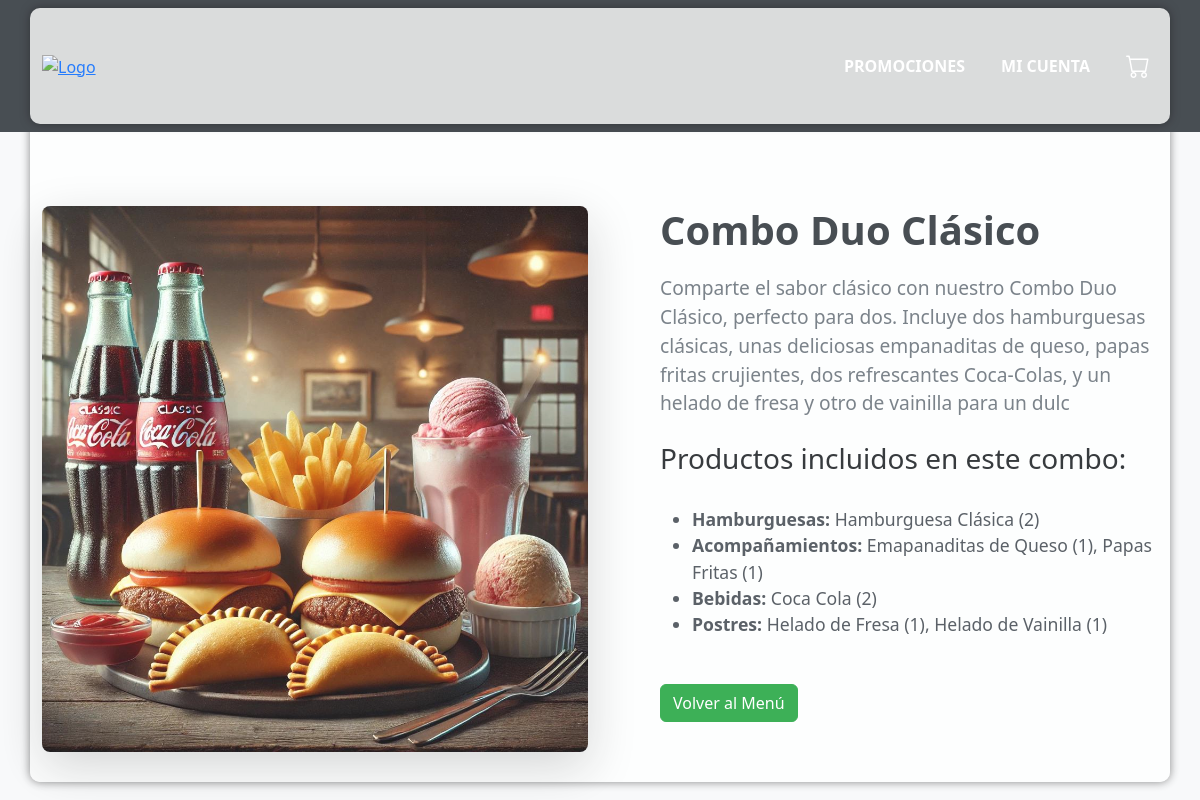
The app's page /index/detalle-producto.php?nombre=Combo+Duo+Clásico&tipo=combo with its own data.
### tables this page shows
CREATE TABLE `combo` (
  `id_combo` int(11) NOT NULL,
  `nombre_combo` varchar(100) DEFAULT NULL,
  `descripcion` varchar(255) DEFAULT NULL,
  `precio` int(11) DEFAULT NULL,
  `imagen` varchar(255) DEFAULT NULL
);

### index/detalle-producto.php (the view, shortened to what this page needs)
<?php
include '../includes/header.php';
$nombre_producto = isset($_GET['nombre']) ? $_GET['nombre'] : '';
$tipo_producto = isset($_GET['tipo']) ? $_GET['tipo'] : '';
switch ($tipo_producto) {
    case 'combo':
        $tabla = 'combo';
        $columna_nombre = 'nombre_combo';
        $imagenPath = '../uploads/combos/';
        break;
}
$query_producto = "SELECT * FROM $tabla WHERE $columna_nombre = ?";
$stmt = $conexion->prepare($query_producto);
$stmt->bind_param("s", $nombre_producto);
$stmt->execute();
$result = $stmt->get_result();
$producto = $result->fetch_assoc();
$nombre_producto = $producto[$columna_nombre];
$descripcion = $producto['descripcion'];
$imagen = $producto['imagen'];
$productos_combo = [];
if ($tipo_producto == 'combo') {
    $query_combo = "
        SELECT
            GROUP_CONCAT(DISTINCT CONCAT(h.nombre_hamburguesa, ' (', ch.cantidad, ')') ORDER BY h.nombre_hamburguesa ASC SEPARATOR ', ') AS hamburguesas,
            GROUP_CONCAT(DISTINCT CONCAT(a.nombre_acompaniamiento, ' (', ca.cantidad, ')') ORDER BY a.nombre_acompaniamiento ASC SEPARATOR ', ') AS acompaniamientos,
            GROUP_CONCAT(DISTINCT CONCAT(b.nombre_bebida, ' (', cb.cantidad, ')') ORDER BY b.nombre_bebida ASC SEPARATOR ', ') AS bebidas,
            GROUP_CONCAT(DISTINCT CONCAT(p.nombre_postre, ' (', cp.cantidad, ')') ORDER BY p.nombre_postre ASC SEPARATOR ', ') AS postres
        FROM
            combo c
        LEFT JOIN combo_hamburguesa ch ON c.id_combo = ch.id_combo
        LEFT JOIN hamburguesa h ON ch.id_hamburguesa = h.id_hamburguesa
        LEFT JOIN combo_acompaniamiento ca ON c.id_combo = ca.id_combo
        LEFT JOIN acompaniamiento a ON ca.id_acompaniamiento = a.id_acompaniamiento
        LEFT JOIN combo_bebida cb ON c.id_combo = cb.id_combo
        LEFT JOIN bebida b ON cb.id_bebida = b.id_bebida
        LEFT JOIN combo_postre cp ON c.id_combo = cp.id_combo
        LEFT JOIN postre p ON cp.id_postre = p.id_postre
        WHERE c.$columna_nombre = ?
    ";
    $stmt_combo = $conexion->prepare($query_combo);
    $stmt_combo->bind_param("s", $nombre_producto);
    $stmt_combo->execute();
    $result_combo = $stmt_combo->get_result();
    $productos_combo = $result_combo->fetch_assoc();
}
?>
<!DOCTYPE html>
<html lang="es">
<head>
    <link href="https://cdn.jsdelivr.net/npm/bootstrap@5.3.0/dist/css/bootstrap.min.css" rel="stylesheet">
</head>
<body>
    <div class="container product-detail">
        <div class="row mt-4">
            <div class="col-md-6 mt-4">
                <img src="<?php echo $imagenPath . $imagen; ?>" alt="Imagen de <?php echo $nombre_producto; ?>"
                    class="image shadow-lg">
            </div>
            <div class="col-md-6 content mt-4">
                <h2 class="title"><?php echo $nombre_producto; ?></h2>
                <p class="description"><?php echo $descripcion; ?></p>
                <?php if ($tipo_producto == 'combo'): ?>
                    <h3 class="mt-4">Productos incluidos en este combo:</h3>
                    <ul class="product-details-list">
                        <?php if ($productos_combo['hamburguesas']): ?>
                            <li><strong>Hamburguesas:</strong> <?php echo $productos_combo['hamburguesas']; ?></li>
                        <?php endif; ?>
                        <?php if ($productos_combo['acompaniamientos']): ?>
                            <li><strong>Acompañamientos:</strong> <?php echo $productos_combo['acompaniamientos']; ?></li>
                        <?php endif; ?>
                        <?php if ($productos_combo['bebidas']): ?>
                            <li><strong>Bebidas:</strong> <?php echo $productos_combo['bebidas']; ?></li>
                        <?php endif; ?>
                        <?php if ($productos_combo['postres']): ?>
                            <li><strong>Postres:</strong> <?php echo $productos_combo['postres']; ?></li>
                        <?php endif; ?>
                    </ul>
                <?php endif; ?>
                <a href="index-menu.php" class="btn btn-primary back-btn">Volver al Menú</a>
            </div>
        </div>
    </div>
</body>
</html>

### login/style.css (style rules this page uses)
.container { background-color: rgba(255, 255, 255, 0.8); padding: 30px; border-radius: 10px; box-shadow: 0 0 10px rgba(0, 0, 0, 0.5); }
body { background-image: url('fondo2.jpg'); background-size: cover; background-position: center; background-repeat: no-repeat; height: 100vh; margin: 0; display: flex; justify-content: center; align-items: center; opacity: 0.9; }

### includes/header.php (style rules this page uses)
img { width: 1000px; }

### index/detalle-producto.php (style rules this page uses)
body { background-color: #f8f9fa; }
.product-detail { margin-top: 80px; }
.product-detail .image { max-width: 100%; height: auto; border-radius: 8px; box-shadow: 0 4px 8px rgba(0, 0, 0, 0.2); margin-top: 30px; margin-left: auto; margin-right: auto; display: block; }
.product-detail .content { padding-left: 30px; }
.product-detail .title { font-size: 2.5rem; font-weight: bold; color: #343a40; }
.product-detail .description { font-size: 1.2rem; margin-top: 20px; color: #6c757d; }
.product-detail .back-btn { margin-top: 30px; background-color: #28a745; border-color: #28a745; }
.product-detail .product-details-list { margin-top: 30px; }
.product-detail .product-details-list li { font-size: 1.1rem; color: #495057; }
.product-detail .row { display: flex; align-items: center; justify-content: center; }
.product-detail .image { max-width: 100%; height: auto; border-radius: 8px; box-shadow: 0 4px 8px rgba(0, 0, 0, 0.2); margin-right: 30px; }
.product-detail .content { flex: 1; margin-left: 30px; }

### records on screen
combo: imagen (picture), nombre_combo "Combo Duo Clásico", descripcion "Comparte el sabor clásico con nuestro Combo Duo Clásico, perfecto para dos. Incluye dos hamburguesas clásicas, unas deliciosas empanaditas de queso, papas fritas crujientes, dos refrescantes Coca-Colas, y un helado de fresa y otro de vainilla para un dulc"

### other values on screen
$productos_combo['hamburguesas'] "Hamburguesa Clásica (2)"
$productos_combo['acompaniamientos'] "Emapanaditas de Queso (1), Papas Fritas (1)"
$productos_combo['bebidas'] "Coca Cola (2)"
$productos_combo['postres'] "Helado de Fresa (1), Helado de Vainilla (1)"
